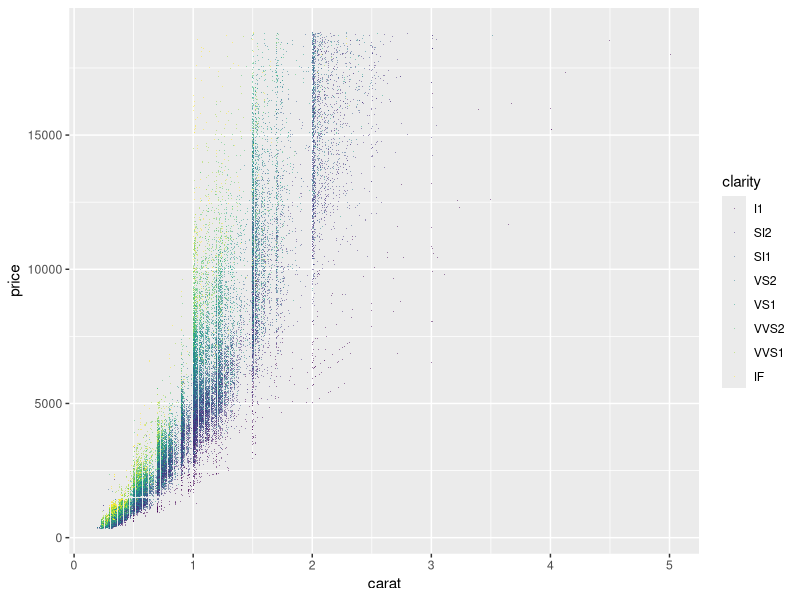
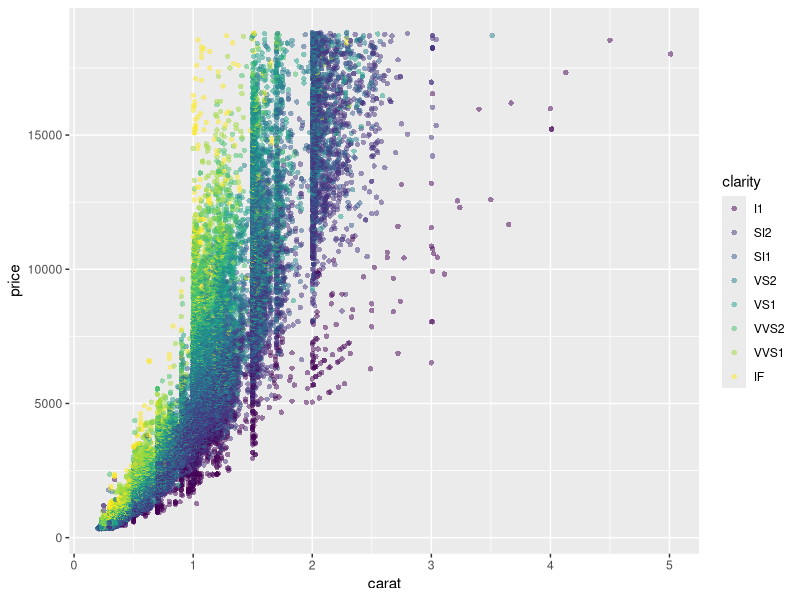
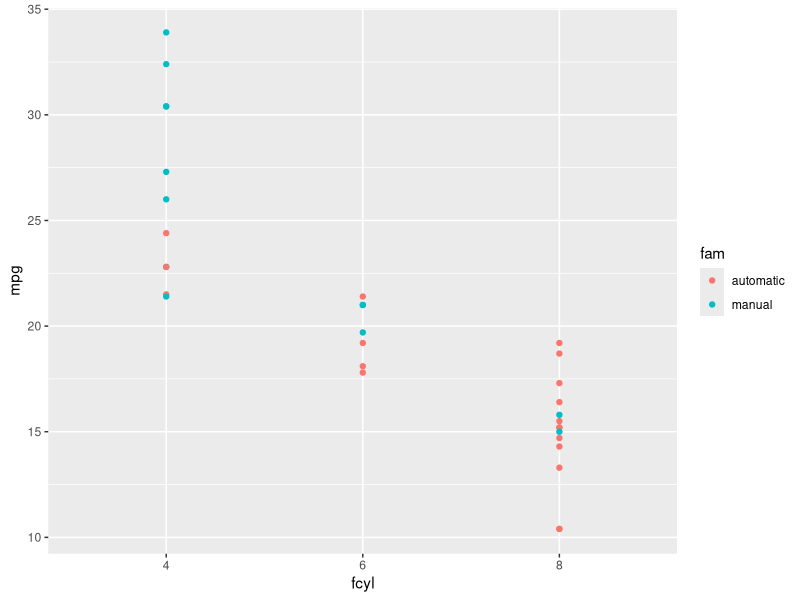
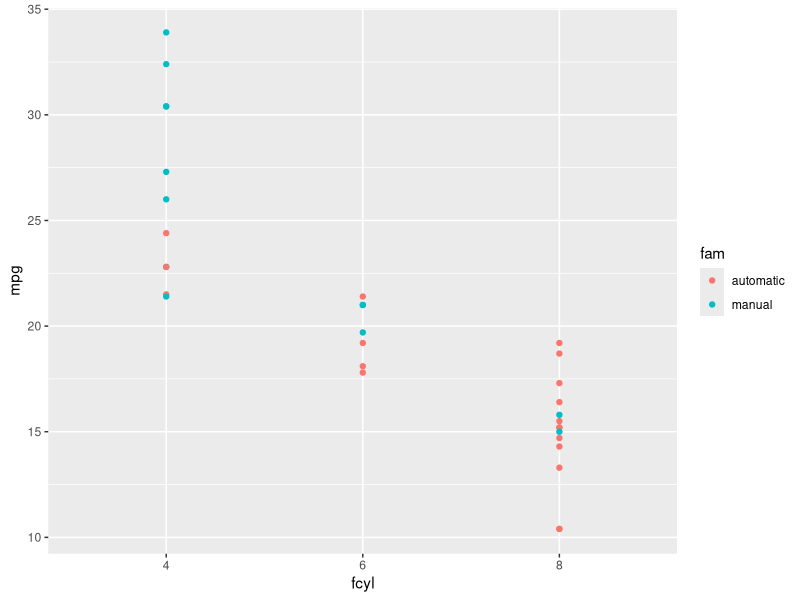
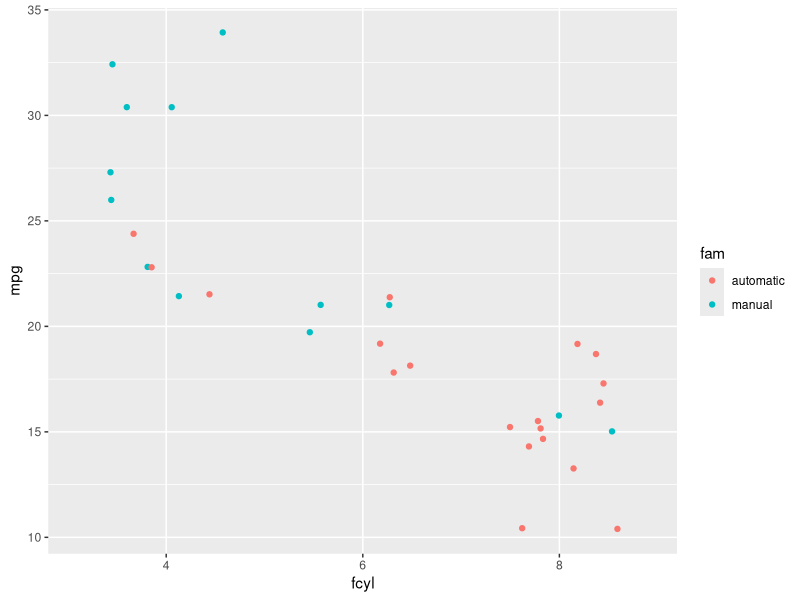
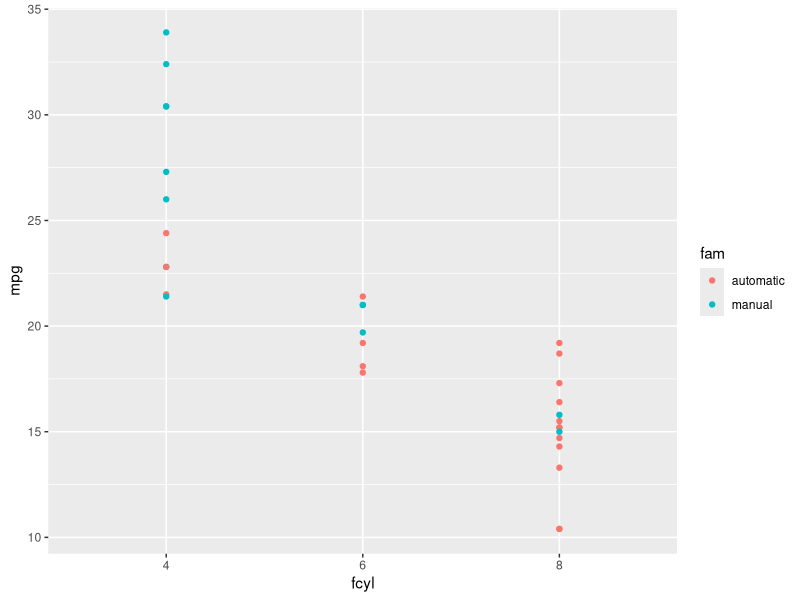
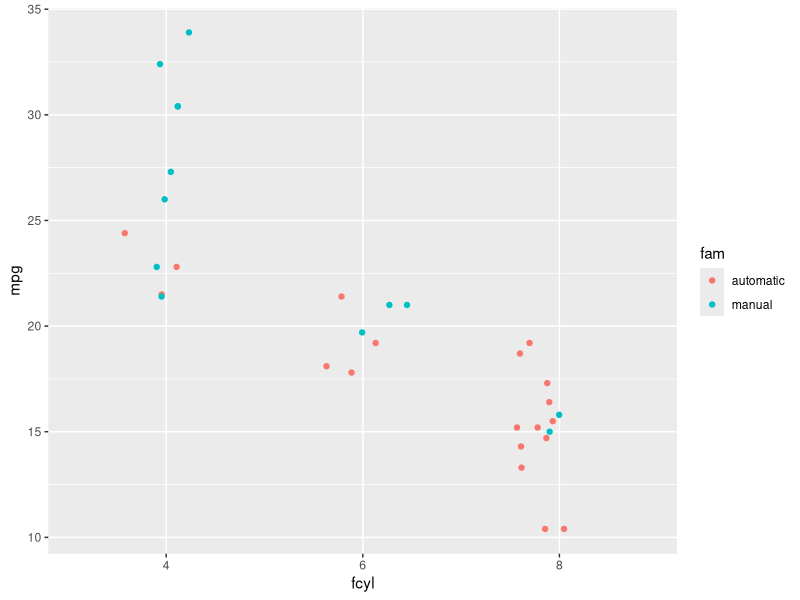
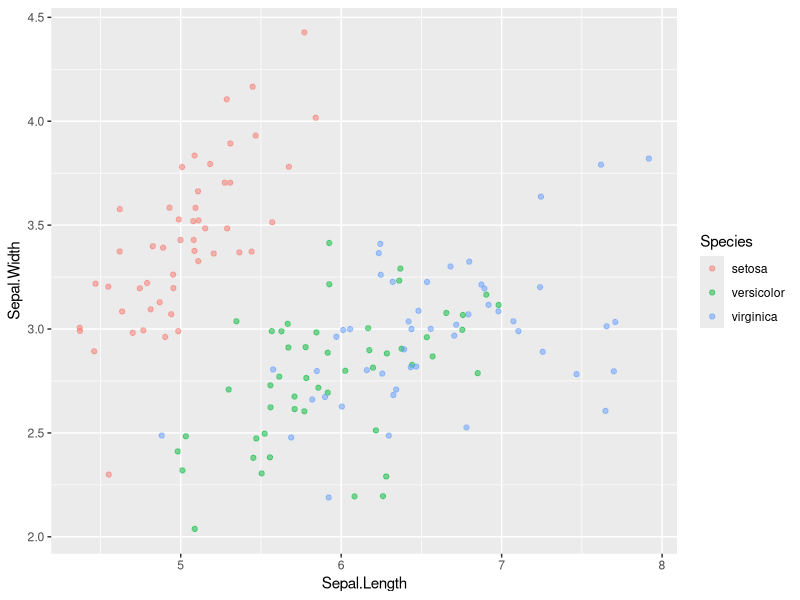

The R script that drew these images, in order:
## ---- chunk 1
knitr::opts_chunk$set(echo = TRUE, warning = FALSE, message = FALSE)
## ---- chunk 2
library(tidyverse)
## ---- chunk 3
# Plot price vs. carat, colored by clarity
plt_price_vs_carat_by_clarity <- ggplot(diamonds, aes(carat, price, color = clarity))

# Add a point layer with tiny points
plt_price_vs_carat_by_clarity + 
  geom_point(alpha = 0.5, shape = ".")
## ---- chunk 4
# Add a point layer with tiny points
plt_price_vs_carat_by_clarity + 
  geom_point(alpha = 0.5, shape = 16)
## ---- chunk 5
mtcars2 <- mtcars %>% 
  mutate(fcyl = factor(cyl), 
         fam = ifelse(am == 0, "automatic", "manual"))
## ---- chunk 6
# Plot base
plt_mpg_vs_fcyl_by_fam <- ggplot(mtcars2, aes(fcyl, mpg, color = fam))

# Default points are shown for comparison
plt_mpg_vs_fcyl_by_fam + 
  geom_point()
## ---- chunk 7
# Plot base
plt_mpg_vs_fcyl_by_fam <- ggplot(mtcars2, aes(fcyl, mpg, color = fam))

# Default points are shown for comparison
plt_mpg_vs_fcyl_by_fam + 
  geom_point()

# Alter the point positions by jittering, width 0.3
plt_mpg_vs_fcyl_by_fam +   
  geom_point(position = position_jitter(width = 0.3))
## ---- chunk 8
# Plot base
plt_mpg_vs_fcyl_by_fam <- ggplot(mtcars2, aes(fcyl, mpg, color = fam))

# Default points are shown for comparison
plt_mpg_vs_fcyl_by_fam + 
  geom_point()

# Now jitter and dodge the point positions
plt_mpg_vs_fcyl_by_fam + 
  geom_point(position = position_jitterdodge(jitter.width = 0.3, dodge.width = 0.3))
## ---- chunk 9
ggplot(iris, aes(Sepal.Length, Sepal.Width, color = Species)) +
  # Swap for jitter layer with width 0.1
  geom_jitter(alpha = 0.5, width = 0.1)
## ---- chunk 10
ggplot(iris, aes(Sepal.Length, Sepal.Width, color = Species)) +
  # Set the position to jitter
  geom_point(position = "jitter", alpha = 0.5)
## ---- chunk 11
ggplot(iris, aes(Sepal.Length, Sepal.Width, color = Species)) +
  # Use a jitter position function with width 0.1
  geom_point(alpha = 0.5, position = position_jitter(width = 0.1))
## ---- chunk 12
# Vocab data
library(car)
## ---- chunk 13
    # Examine the structure of Vocab
    str(Vocab)

## ---- chunk 14
    # Plot vocabulary vs. education
    ggplot(Vocab, aes(education, vocabulary)) +
      # Add a point layer
      geom_point()
## ---- chunk 15
ggplot(Vocab, aes(education, vocabulary)) +
  geom_jitter()
## ---- chunk 16
ggplot(Vocab, aes(education, vocabulary)) +
  geom_jitter(alpha = 0.2)
## ---- chunk 17
ggplot(Vocab, aes(education, vocabulary)) +
  geom_jitter(alpha = 0.2, shape = 1)
